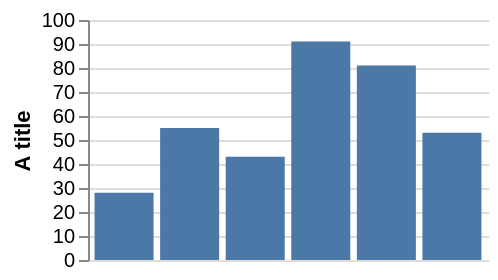

The specification (Vega-Lite) saved for this image:
### Vega specification from a JSON file in a GitHub repository (floating-point values rounded to 4 significant figures)
{"width": 200, "height": 120, "padding": 5, "data": [{"name": "t", "values": [{"a": "Alpha", "b": 28, "c": "x", "d": 1}, {"a": "Bravo", "b": 55, "c": "y", "d": 2}, {"a": "Charlie", "b": 43, "c": "x", "d": 3}, {"a": "Delta", "b": 91, "c": "z", "d": 4}, {"a": "Echo", "b": 81, "c": "y", "d": 5}, {"a": "Foxtrot", "b": 53, "c": "z", "d": 6}]}], "scales": [{"name": "x", "type": "band", "domain": {"data": "t", "field": "a"}, "range": "width", "padding": 0.1}, {"name": "y", "type": "linear", "domain": {"data": "t", "field": "b"}, "range": "height", "nice": true}, {"name": "color", "type": "ordinal", "domain": {"data": "t", "field": "c"}, "range": {"scheme": "category10"}}, {"name": "ramp", "type": "linear", "domain": {"data": "t", "field": "d"}, "range": {"scheme": "blues"}}, {"name": "size", "type": "linear", "domain": {"data": "t", "field": "b"}, "range": [10, 200]}, {"name": "shape", "type": "ordinal", "domain": {"data": "t", "field": "c"}, "range": "symbol"}, {"name": "quant", "type": "quantize", "domain": [0, 100], "range": {"scheme": "greens", "count": 4}}], "marks": [{"type": "rect", "from": {"data": "t"}, "encode": {"enter": {"x": {"scale": "x", "field": "a"}, "width": {"scale": "x", "band": 1}, "y": {"scale": "y", "field": "b"}, "y2": {"scale": "y", "value": 0}}}}], "axes": [{"orient": "left", "scale": "y", "title": "A title", "grid": true}]}
